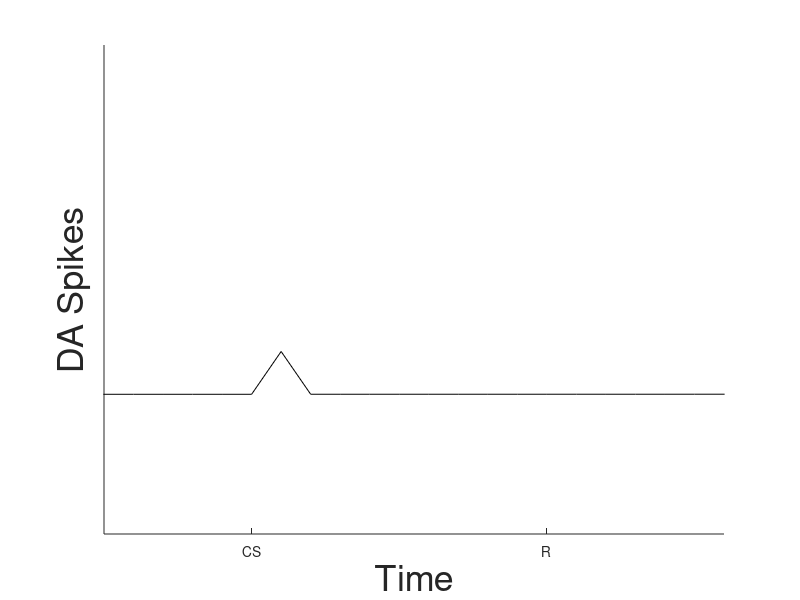
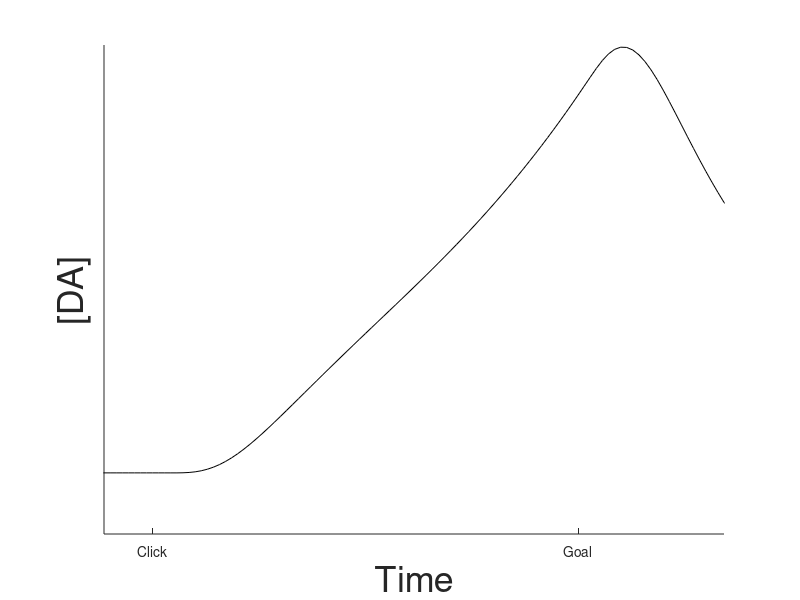
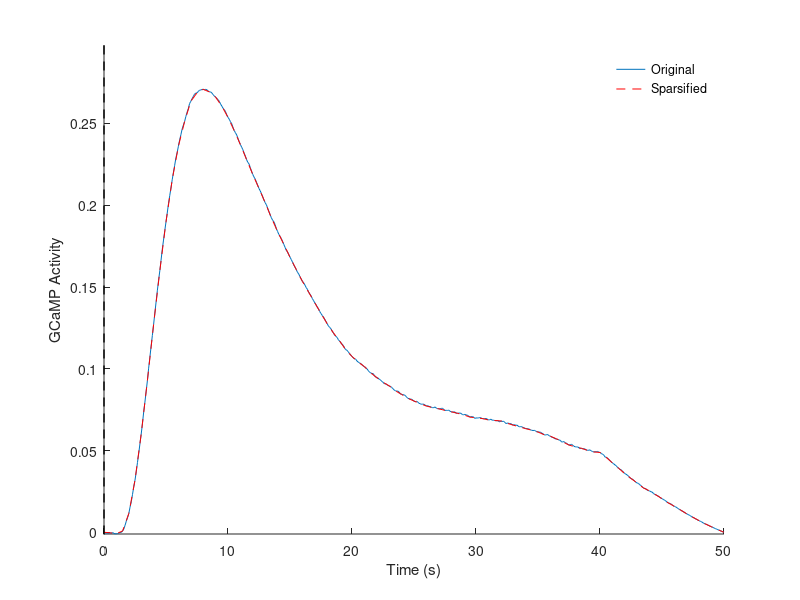
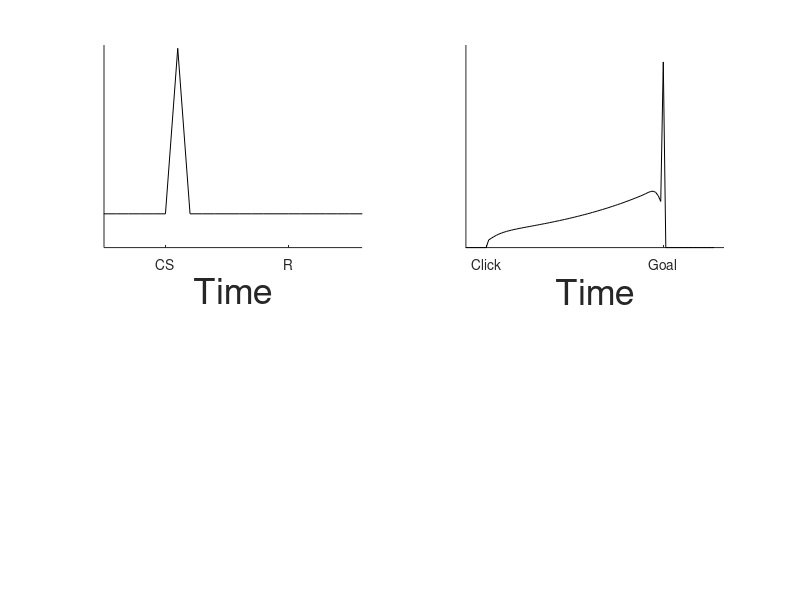

Here is the MATLAB script that generated these plots, in order:
% Fig 3 in Mikhael, Kim, Uchida, & Gershman.
% Written 10Nov20 by JGM.

clear; close all; clc

%% --------------------------------------------------------------------- %%

% parameters
gamma = .98;                 	% discount factor
alpha = .1;                   	% learning rate
n = 100;                     	% arbitrary (see: CS)
numIter = 2000;              	% number of iterations for learning
T = round(.8*n);               	% reward time
CS = round([.1 .1]*n)+1;      	% trial onset
weber = .15;                	% Weber fraction
T0 = 5;                         % total trial duration (s)

%% --------------------------------------------------------------------- %%

% visualize GCaMP impulse response function

load('kernel_GCaMP6m_UnexpR.mat')
% dn_x represents 10s, and length(dn_x) = 1001, so each time bin is 10ms

% complete the tail part (see Kim et al. (2020), right above 'Note on the
% shape of the fitted value function')
bTail = dn_x/1000>4 & dn_x/1000<=5;
dn_y(bTail) = dn_y(bTail).*(5.0-dn_x(bTail)/1000);

% cut out pre-impulse
dn_x = dn_x(501:end);
dn_y = dn_y(501:end);
lirf = length(dn_x);                    % length of IRF before sparsifying

% sparsify the IRF so that each bin corresponds to a state
spars = 1:(round(1000*T0/n)/10):lirf;  	% (ms/state)/(ms/bin) = bins/state
dnx = dn_x(spars);                      % time (ms) of each state
irf = dn_y(spars);                      % IRF for each state after the impulse

figure(101)
hold on
plot(dn_x/100,dn_y)                     % original (s)
plot(dnx/100,irf,'r--')                 % sparsified (s)
plot([0 0],[-.05 .4],'k--','LineWidth',1)
legend('Original','Sparsified','Box','Off')
ylim(1.1*[min(dn_y) max(dn_y)])
xlabel('Time (s)')
ylabel('GCaMP Activity')
box off

%% --------------------------------------------------------------------- %%

% kernel widths
S = .1+zeros(1,n);                      % SD of small uncertainty kernel
L = 3+zeros(1,n);                       % SD of large uncertainty kernel

% true value
t = 1:n;                                % time
r = zeros(n,1); r(T) = 1;               % reward schedule
oT = [1:CS(2)-1 T+1:n];                 % times outside the trial
V = gamma.^(T-t)'; V(oT) = 0;           % true value

% kernels = (time, kernel mean)
web = weber*(t-CS(1)); web(1:CS(1)-1) = 0;
[xs, xl, xw] = deal(zeros(n,n-1));
for y = 1:n
    xs(:,y) = normpdf(t,y,S(y))';       % small kernel
    xl(:,y) = normpdf(t,y,L(y))';       % large kernel
    xw(:,y) = normpdf(t,y,web(y))';     % Weber's law
end
xs(:,oT)=0; xl(:,oT)=0; xw(:,oT)=0;     % leave out times outside trial
xs=xs./sum(xs); xl=xl./sum(xl); xw=xw./sum(xw);         % make prob dist's
xs(isnan(xs))=0; xl(isnan(xl))=0; xw(isnan(xw))=0;      % nan's to zeros

%% --------------------------------------------------------------------- %%

% initialize
[w, Vh, delta] = deal(zeros(n,2));     	% weights, estimated value, RPE

% learning without feedback
for iter = 1:numIter
    for y = CS(1):T+1
        Vh(y,1) = w(:,1)'*xw(:,y);
        Vh(y+1,1) = w(:,1)'*xw(:,y+1);
        delta(y,1) = r(y) + gamma*Vh(y+1,1) - Vh(y,1);
        w(:,1) = w(:,1) + alpha*delta(y,1).*xw(:,y);
    end
end

% learning with feedback
beta = alpha*(exp((log(gamma))^2*(L.^2-S.^2)'/2)-1);
for iter = 1:numIter
    for y = CS(2):T+1
        Vh(y,2) = w(:,2)'*xs(:,y);
        Vh(y+1,2) = w(:,2)'*xl(:,y+1);
        delta(y,2) = r(y) + gamma*Vh(y+1,2) - Vh(y,2);
        w(:,2) = w(:,2) + (alpha*delta(y,2)-beta(y)*w(:,2)).*xs(:,y);
    end
end

%% --------------------------------------------------------------------- %%

lbls = {'CS','R';'Click','Goal'};
for e = 1:2
    figure(102); subplot(2,2,e)
    plot(t,delta(:,e),'k')
    yticks(0:.05:.1)
    % ylim([min(delta(:)) max(delta(:))])

    figure(e)
    dx = delta(:,e); 
    [~,v1] = max(dx);       % normalize dx jump by state size
    dx(v1) = dx(v1)*T0/n;
    if e == 1; dc = dx;   	% convolution with IRFs 
    else; dc = conv(dx,irf); end
    plot(dc,'k')
end

TT = [round(.2*n) T];
limX = CS-[3 6];
DAlabels = {'DA Spikes','[DA]'};
for e = 1:4
    if e < 3; figure(102); subplot(2,2,e)
    else figure(e-2)
        ylabel(DAlabels{e-2},'FontSize',26)
    end
   	xlabel('Time','FontSize',26)
  	box off
    ee = 2-rem(e,2);
    xlim([limX(ee)-3 1.3*TT(ee)])
    xticks([CS(ee)-1,TT(ee)])
    xticklabels({lbls{ee,:}})
    yticks([])
end
